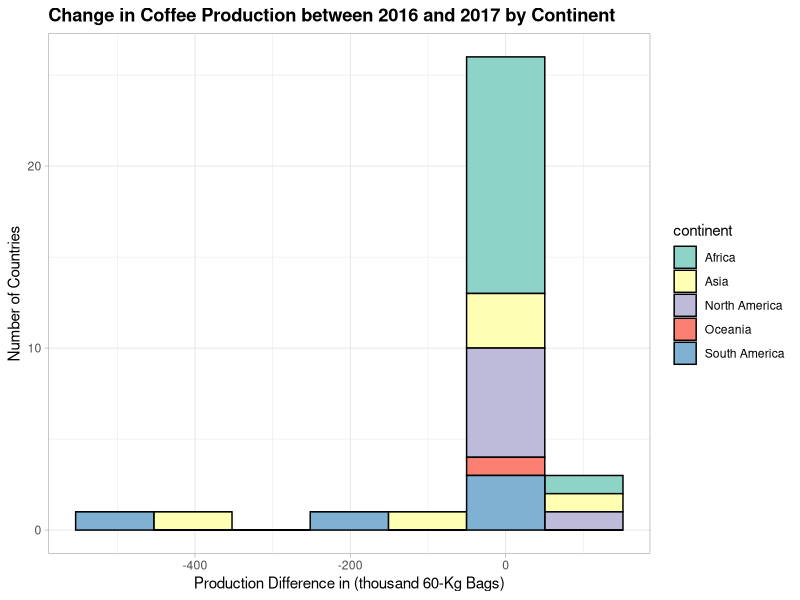
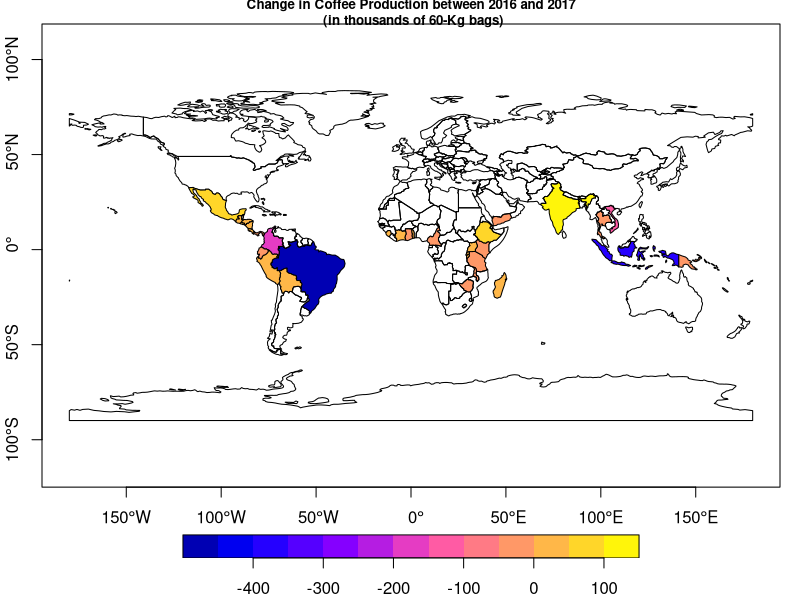

The R script that drew these images, in order:
## ---- chunk 1
library(sf)
library(raster)
library(dplyr)
library(spData)
library(tidyverse)
library(RColorBrewer)
library(ggplot2)

## ---- chunk 2
#load coffee production data
cof_data <- coffee_data
class(cof_data)

#load world data
world <- world
class(world)

#join coffee and world data
coffee <- left_join(world, cof_data)
head(coffee)

# create coffee production difference variable
coffee1 <- coffee %>% mutate(prod_dif = coffee_production_2017 - coffee_production_2016)
coffee1

## ---- chunk 3
summary(coffee1$coffee_production_2016)
summary(coffee1$coffee_production_2017)
summary(coffee1$prod_dif)
summary(coffee$area_km2)
## ---- chunk 4
ggplot(data=coffee1,aes(prod_dif)) +
  geom_histogram(aes(fill=continent), color="black",bins=7) +
  theme_light() + 
  scale_fill_brewer(palette="Set3") +
  ggtitle("Change in Coffee Production between 2016 and 2017 by Continent") +
  xlab("Production Difference in (thousand 60-Kg Bags)") +
  ylab("Number of Countries") + 
  theme(plot.title = element_text(face = "bold"))


## ---- chunk 5
plot(coffee1["prod_dif"], main="Change in Coffee Production between 2016 and 2017\n (in thousands of 60-Kg bags)", cex.main=0.8, axes = TRUE)
